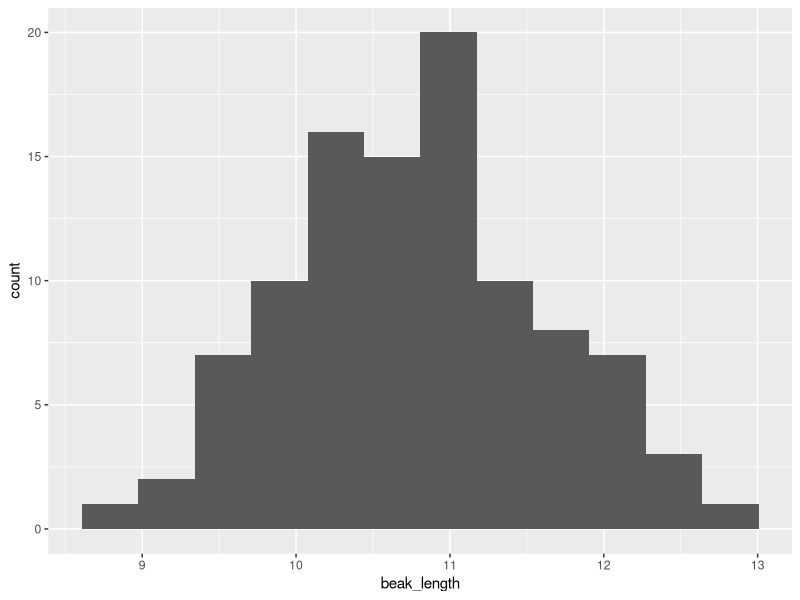
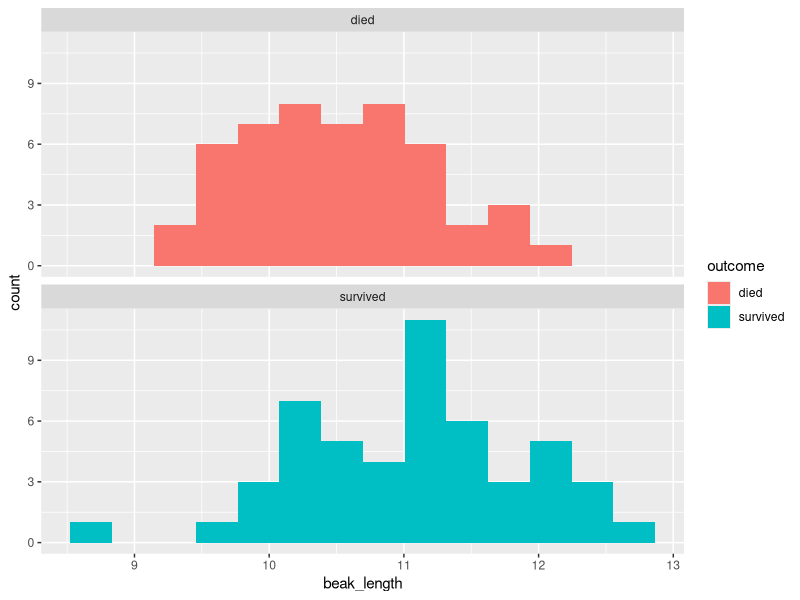
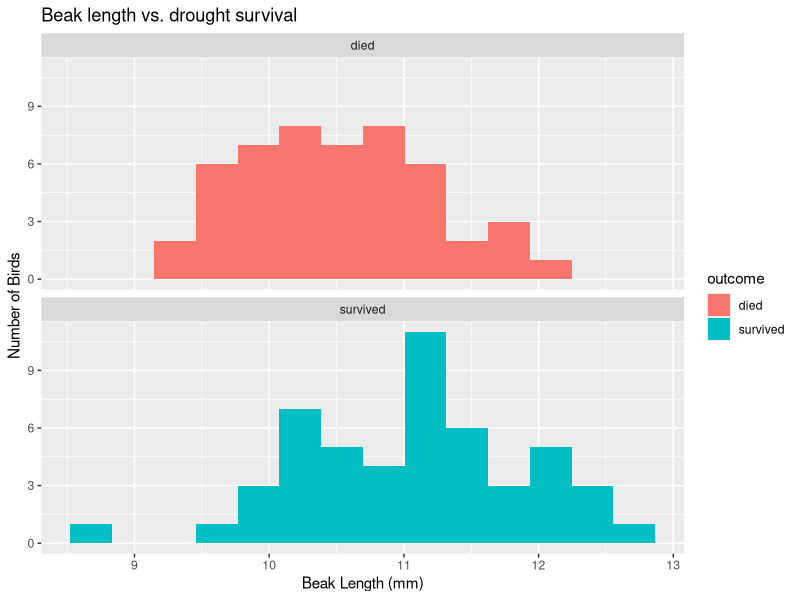
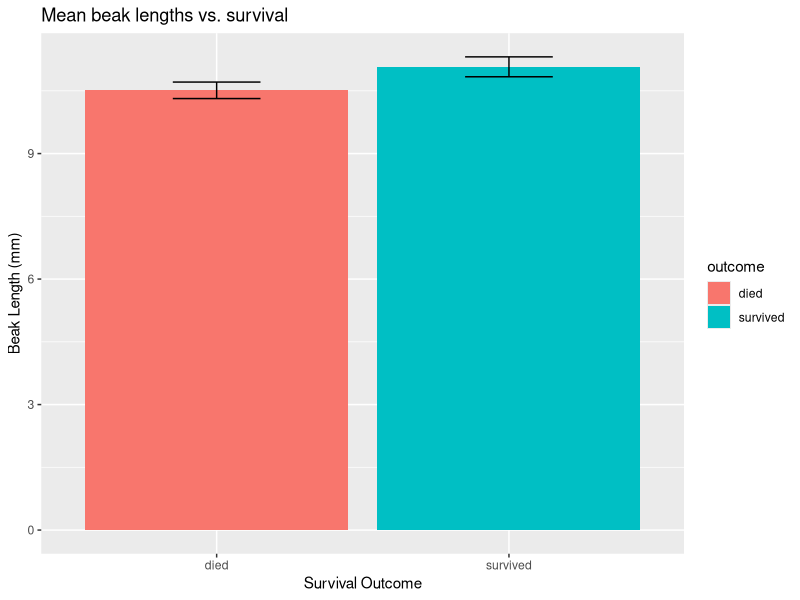
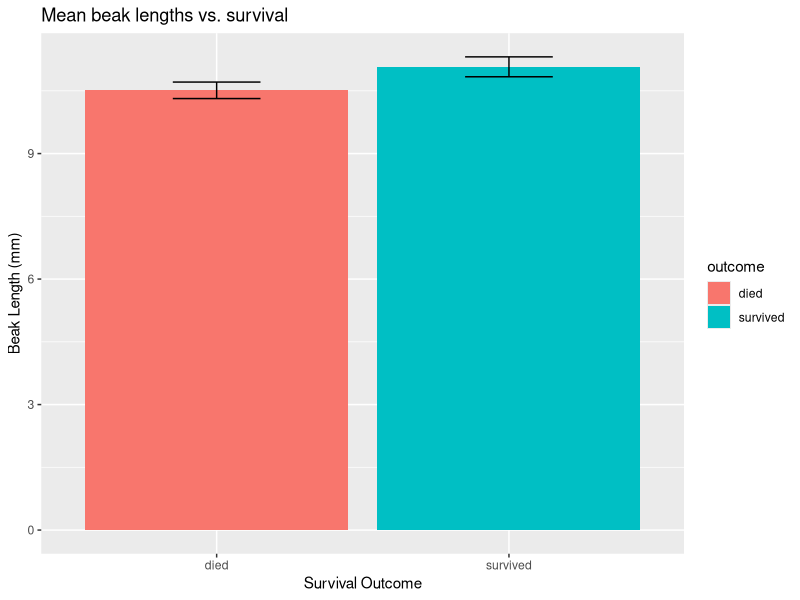

The R script that drew these images, in order:
## ---- chunk 1
library(readxl)                # load readxl, for reading Excel files
library(tidyverse)             # load tidyverse, for working with datasets
## ---- chunk 2
finches <- read_excel("finches_data.xlsx")
finches
## ---- chunk 3
glimpse(finches)
## ---- chunk 4
ggplot(finches, aes(x = beak_length)) +
  geom_histogram(bins = 12)
## ---- chunk 5
ggplot(
  data = finches, 
  mapping = aes(x = beak_length, fill = outcome)
) +
  geom_histogram(bins = 14) +
  facet_wrap(~ outcome, ncol = 1)
## ---- chunk 6
ggplot(
  data = finches, 
  mapping = aes(x = beak_length, fill = outcome)
) +
  geom_histogram(bins = 14) +
  facet_wrap(~ outcome, ncol = 1) +
  labs(
    x = "Beak Length (mm)",
    y = "Number of Birds",
    title = "Beak length vs. drought survival"
  )
## ---- chunk 7
summary(finches)
## ---- chunk 8
summary <- finches %>% 
  summarize(mean = mean(beak_length),
            sd = sd(beak_length),
            n = n()) %>% 
  mutate(sem = sd / sqrt(n),
         upper = mean + 2 * sem,
         lower = mean - 2 * sem)
summary
## ---- chunk 9
grouped_summary <- finches %>% 
  group_by(outcome) %>% 
  summarize(mean = mean(beak_length),
            sd = sd(beak_length),
            n = n()) %>% 
  mutate(sem = sd / sqrt(n),
         upper = mean + 2 * sem,
         lower = mean - 2 * sem)
grouped_summary
## ---- chunk 10
ggplot(
  data = grouped_summary, 
  mapping = aes(x = outcome, y = mean, fill = outcome)
) +
  geom_col() +
  geom_errorbar(aes(ymin = lower, ymax = upper), width = .3) +
  labs(
    x = "Survival Outcome",
    y = "Beak Length (mm)",
    title = "Mean beak lengths vs. survival"
  )
## ---- chunk 11
ggsave("Beak Length Histogram.png", 
       width = 3, height = 3, units = "in")
## ---- chunk 12
beak_length_died <-
  finches %>% 
  filter(outcome == "died") %>% 
  pull(beak_length)
beak_length_died  # print the new object in the console
## ---- chunk 13
beak_length_survived <-
  finches %>% 
  filter(outcome == "survived") %>% 
  pull(beak_length)
beak_length_survived
## ---- chunk 14
t.test(beak_length_died, beak_length_survived)
